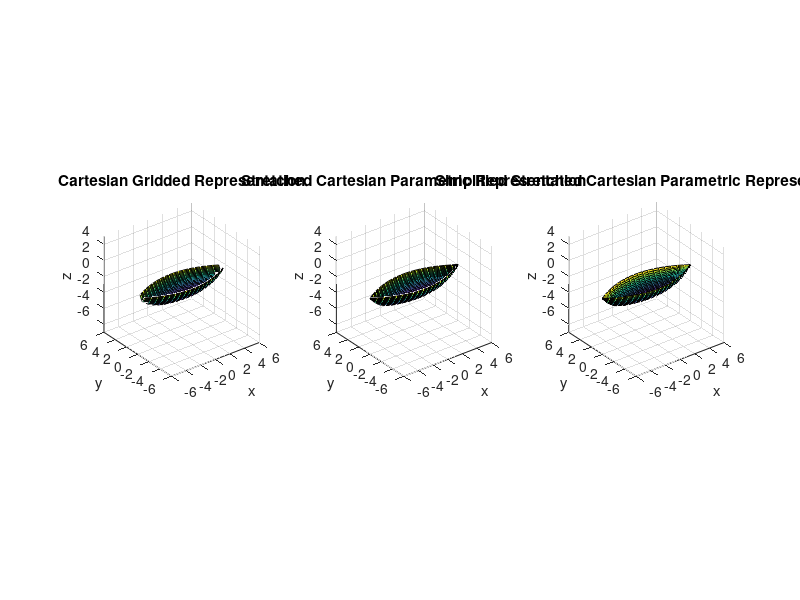

This figure's MATLAB source:
%% Defining our surface
W = 4; % width (y) of the Spray [m]
L = 12; % length (x) of the Spray [m]
H = 2; % height (z) of the Spray [m]
xmin = -L/2;
xmax = L/2;
zmin = @(x) H*((2*x/L).^4-1);
zmax = @(x) 0; % topsides of boat is flat
ymin = @(x,z) W/2*(2*x/L).^2 - W/2*sqrt((z+H)/H); % ymin(x,zmin)=0
ymax = @(x,z) -ymin(x,z); % ymax(x,zmin)=0


%% Let's plot this region using a typical xz mesh
subplot(1, 3, 1);
xvec = linspace(xmin, xmax, 20); % domain vectors for x and z
zvec = linspace(-H, 0, 20); % these numbers were found analytically
[Xmat, Zmat] = meshgrid(xvec, zvec); % create gridded representations of domain vectors

Ymatmin = ymin(Xmat, Zmat); % call our y functions with the gridded xz matrices
Ymatmax = ymax(Xmat, Zmat);
Ymatmin(real(Ymatmin) >= 0) = NaN; % NaN values don't show up in plots
Ymatmax(real(Ymatmax) <= 0) = NaN;

surf(Xmat, Ymatmin, Zmat); % 'EdgeColor', 'none'
hold on
surf(Xmat, Ymatmax, Zmat);
xlabel('x');
ylabel('y');
zlabel('z');
title('Cartesian Gridded Representation');
axis equal


%% Let's now parametrize the surface and plot it with a different mesh
subplot(1, 3, 2);
umin = -1; % x = L/2*u
umax = 1;
vmin = 0; % v scales the z axis between 0 (zmin) and 1 (zmax)
vmax = 1;

uvec = linspace(umin, umax, 20); % domain vectors for u and v
vvec = linspace(vmin, vmax, 20);
[Umat, Vmat] = meshgrid(uvec, vvec); % create gridded representations of domain vectors

z_uv = @(u,v) (1-v).*zmin(L/2*u) + v.*zmax(L/2*u); % finding z values from u and v
Xmat = L/2*Umat;
Zmat = z_uv(Umat, Vmat);
Ymatmin = real(ymin(Xmat, Zmat)); % call our z functions with the gridded xy matrices
Ymatmax = real(ymax(Xmat, Zmat));

surf(Xmat, Ymatmin, Zmat); % 'EdgeColor', 'none'
hold on
surf(Xmat, Ymatmax, Zmat);
xlabel('x');
ylabel('y');
zlabel('z');
title('Stretched Cartesian Parametric Representation');
axis equal

%% Now let's use a simplified mesh and find the surface area
subplot(1, 3, 3);
umin = -1; % x = L/2*u
umax = 1;
vmin = -1; % v scales the z axis between -1 (zmax) and 0 (zmin) and 1 (zmax)
vmax = 1;

uvec = linspace(umin, umax, 20); % domain vectors for u and v
vvec = linspace(vmin, vmax, 40);
[u,v] = meshgrid(uvec, vvec); % create gridded representations of domain vectors

sgn = @(x) (sign(x)+(x==0));
rx = L/2*u;
ry = sgn(v).*W/2.*(u.^2-sqrt((1-v.^2).*(u.^4-1)+1));
rz = (1-v.^2).*H.*(u.^4-1);

surf(rx, ry, rz); % 'EdgeColor', 'none'
xlabel('x');
ylabel('y');
zlabel('z');
title('Simplified Stretched Cartesian Parametric Representation');
axis equal

% analytical surface area integration
sz = size(u);
drdu = zeros([sz 3]); drdv = zeros([sz 3]);
drdu(:,:,1) = L/2*ones(sz); % drdu_x
drdu(:,:,2) = sgn(v)*W.*(u-(1-v.^2).*u.^3./sqrt((1-v.^2).*(u.^4-1)+1)); % drdu_y
drdu(:,:,3) = (1-v.^2)*H*4.*u.^3; % drdu_z
drdv(:,:,1) = zeros(sz); % drdv_x
drdv(:,:,2) = sgn(v)*W.*v.*(u.^4-1)/2./sqrt((1-v.^2).*(u.^4-1)+1); % drdv_y
drdv(:,:,3) = -2*v*H.*(u.^4-1); % drdv_z
integrand = sqrt(sum(cross(drdu, drdv, 3).^2, 3));
A_analytical = trapz(vvec, trapz(uvec, integrand, 2));
disp(A_analytical);

% numerical surface area integration
[m, n] = size(rz);
A_numerical = 0;
for i = 1:m-1
    for j = 1:n-1
        % get four vertices of corners of each face
        v0 = [rx(i,j)     ry(i,j)     rz(i,j)    ];
        v1 = [rx(i,j+1)   ry(i,j+1)   rz(i,j+1)  ];
        v2 = [rx(i+1,j)   ry(i+1,j)   rz(i+1,j)  ];
        v3 = [rx(i+1,j+1) ry(i+1,j+1) rz(i+1,j+1)];
        % get vectors describing dimensions of three corners relative to
        % origin corner
        a = v1 - v0;
        b = v2 - v0;
        c = v3 - v0;
        % get area as half the magnitude of the cross produt
        area = 1/2*(norm(cross(a, c)) + norm(cross(b, c)));
        A_numerical = A_numerical + area;
    end
end
disp(A_numerical);
